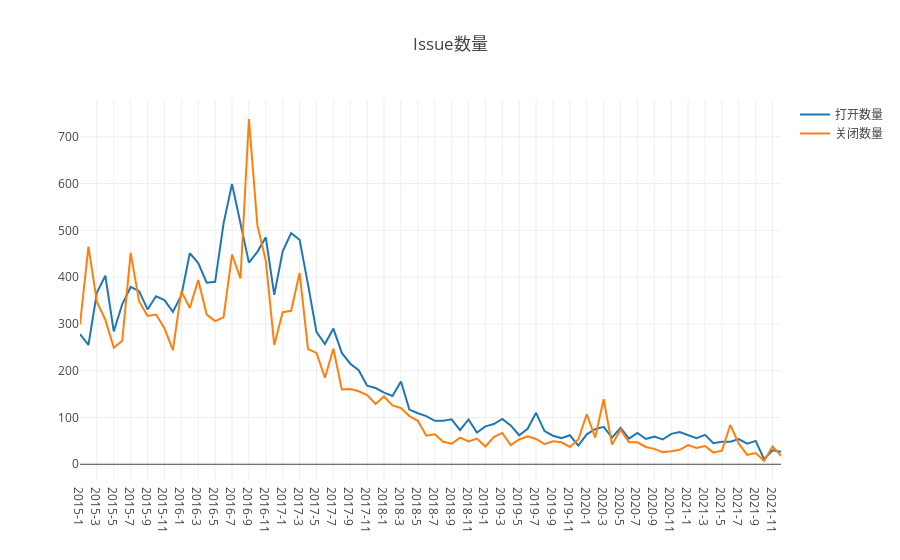

Here is the notebook cell this chart was saved with:
### Code cell
openDigger.render.plotly([
    {x: used_dates_print, y: opened_count, mode: 'scatter', name: '打开数量'},
    {x: used_dates_print, y: closed_count, mode: 'scatter', name: '关闭数量'},
], {
    title: 'Issue数量',
    yaxis2: { overlaying: 'y', side: 'right', anchor: 'x' },
    xaxis: {type: 'category'}
});
    
var table_items = []
for (var i = 0; i < print_dates.length; ++i) {
    table_items.push({'日期': used_dates_print[i], 
                      '打开数量': opened_count[i], 
                      '关闭数量': closed_count[i]});
}
console.table(table_items);

### Figure 1 — Plotly figure (JSON) as saved in the notebook; plotly's stock layout.template omitted (floating-point values rounded to 4 significant figures)
{"data": [{"mode": "scatter", "name": "打开数量", "x": ["2015-1", "2015-2", "2015-3", "2015-4", "2015-5", "2015-6", "2015-7", "2015-8", "2015-9", "2015-10", "2015-11", "2015-12", "2016-1", "2016-2", "2016-3", "2016-4", "2016-5", "2016-6", "2016-7", "2016-8", "2016-9", "2016-10", "2016-11", "2016-12", "2017-1", "2017-2", "2017-3", "2017-4", "2017-5", "2017-6", "2017-7", "2017-8", "2017-9", "2017-10", "2017-11", "2017-12", "2018-1", "2018-2", "2018-3", "2018-4", "2018-5", "2018-6", "2018-7", "2018-8", "2018-9", "2018-10", "2018-11", "2018-12", "2019-1", "2019-2", "2019-3", "2019-4", "2019-5", "2019-6", "2019-7", "2019-8", "2019-9", "2019-10", "2019-11", "2019-12", "2020-1", "2020-2", "2020-3", "2020-4", "2020-5", "2020-6", "2020-7", "2020-8", "2020-9", "2020-10", "2020-11", "2020-12", "2021-1", "2021-2", "2021-3", "2021-4", "2021-5", "2021-6", "2021-7", "2021-8", "2021-9", "2021-10", "2021-11", "2021-12"], "y": [278, 255, 367, 403, 284, 342, 379, 370, 331, 359, 351, 326, 361, 451, 430, 388, 390, 515, 599, 512, 431, 454, 485, 362, 455, 494, 480, 384, 283, 257, 290, 238, 215, 201, 168, 163, 153, 146, 177, 117, 109, 103, 93, 93, 96, 73, 96, 68, 81, 86, 97, 83, 62, 76, 110, 71, 61, 56, 62, 40, 64, 75, 80, 57, 78, 55, 67, 54, 59, 53, 65, 69, 62, 56, 63, 45, 48, 48, 54, 44, 50, 11, 30, 27]}, {"mode": "scatter", "name": "关闭数量", "x": ["2015-1", "2015-2", "2015-3", "2015-4", "2015-5", "2015-6", "2015-7", "2015-8", "2015-9", "2015-10", "2015-11", "2015-12", "2016-1", "2016-2", "2016-3", "2016-4", "2016-5", "2016-6", "2016-7", "2016-8", "2016-9", "2016-10", "2016-11", "2016-12", "2017-1", "2017-2", "2017-3", "2017-4", "2017-5", "2017-6", "2017-7", "2017-8", "2017-9", "2017-10", "2017-11", "2017-12", "2018-1", "2018-2", "2018-3", "2018-4", "2018-5", "2018-6", "2018-7", "2018-8", "2018-9", "2018-10", "2018-11", "2018-12", "2019-1", "2019-2", "2019-3", "2019-4", "2019-5", "2019-6", "2019-7", "2019-8", "2019-9", "2019-10", "2019-11", "2019-12", "2020-1", "2020-2", "2020-3", "2020-4", "2020-5", "2020-6", "2020-7", "2020-8", "2020-9", "2020-10", "2020-11", "2020-12", "2021-1", "2021-2", "2021-3", "2021-4", "2021-5", "2021-6", "2021-7", "2021-8", "2021-9", "2021-10", "2021-11", "2021-12"], "y": [299, 465, 347, 309, 249, 264, 452, 348, 317, 320, 291, 244, 370, 334, 394, 320, 306, 314, 448, 397, 738, 511, 435, 255, 325, 328, 409, 246, 238, 185, 247, 160, 161, 156, 148, 129, 145, 126, 120, 103, 93, 61, 64, 48, 44, 57, 49, 55, 38, 58, 67, 41, 53, 60, 54, 43, 49, 47, 37, 53, 107, 57, 139, 42, 74, 47, 47, 37, 33, 26, 28, 31, 41, 35, 39, 25, 29, 84, 44, 20, 24, 7, 38, 18]}], "layout": {"autosize": true, "title": {"text": "Issue数量"}, "xaxis": {"autorange": true, "range": [0, 83], "type": "category"}, "yaxis": {"autorange": true, "range": [-33.61, 778.6], "type": "linear"}, "yaxis2": {"anchor": "x", "overlaying": "y", "side": "right"}}}
